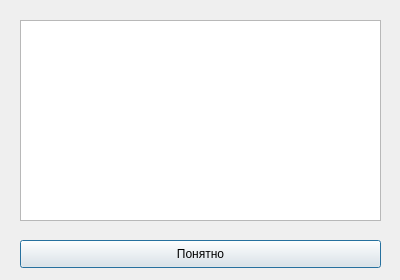
<?xml version="1.0" encoding="UTF-8"?>
<ui version="4.0">
 <class>Dialog</class>
 <widget class="QDialog" name="Dialog">
  <property name="geometry">
   <rect>
    <x>0</x>
    <y>0</y>
    <width>400</width>
    <height>280</height>
   </rect>
  </property>
  <property name="windowTitle">
   <string>Dialog</string>
  </property>
  <widget class="QPushButton" name="warning_ok">
   <property name="geometry">
    <rect>
     <x>20</x>
     <y>240</y>
     <width>361</width>
     <height>28</height>
    </rect>
   </property>
   <property name="text">
    <string>Понятно</string>
   </property>
  </widget>
  <widget class="QTextEdit" name="textEdit">
   <property name="geometry">
    <rect>
     <x>20</x>
     <y>20</y>
     <width>361</width>
     <height>201</height>
    </rect>
   </property>
  </widget>
 </widget>
 <resources/>
 <connections/>
</ui>
